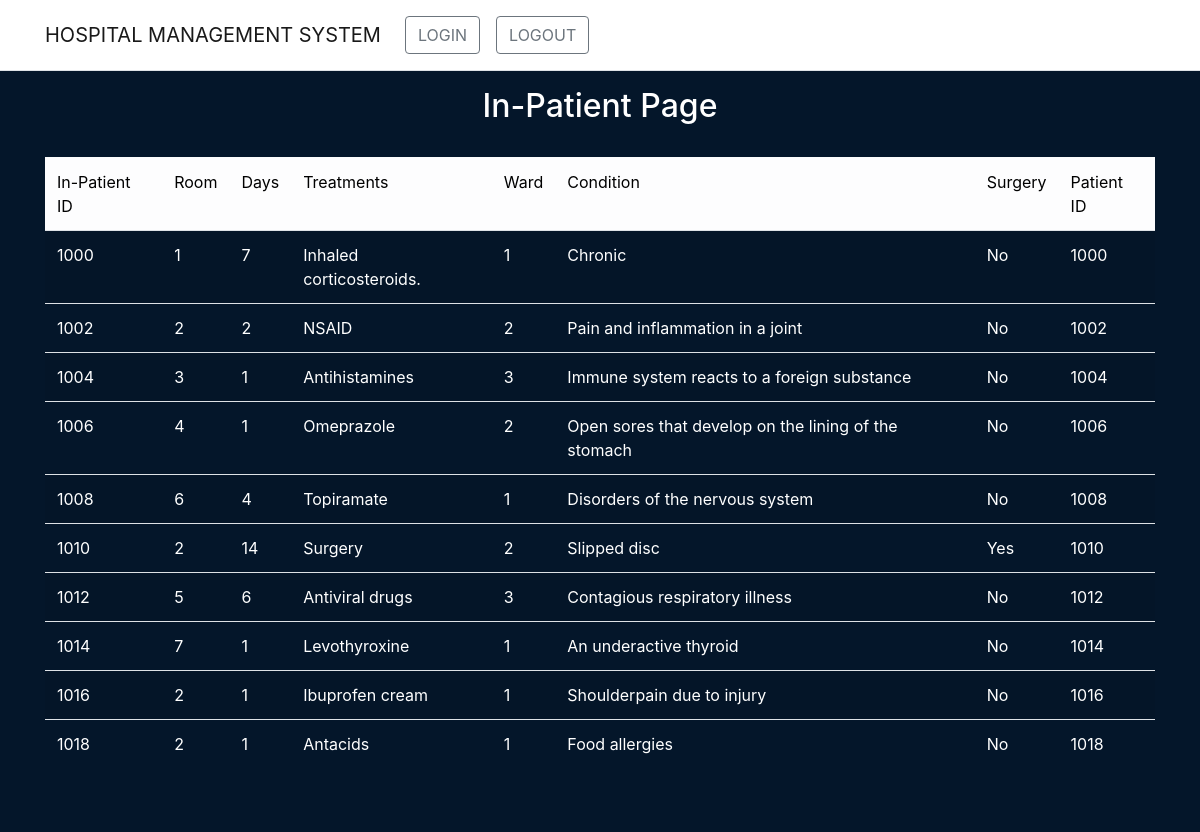
/Inpatientpage.php, run on the app's committed database.
### tables this page shows
CREATE TABLE "In_Patients" (
	"In_PatientID"	INTEGER NOT NULL,
	"Room"	VARCHAR(45) NOT NULL,
	"Days"	VARCHAR(45) NOT NULL,
	"Treatments"	VARCHAR(45) NOT NULL,
	"Ward"	VARCHAR(45) NOT NULL,
	"Condition"	VARCHAR(45) NOT NULL,
	"Surgery"	VARCHAR(45) NOT NULL,
	"PatientID"	TEXT NOT NULL,
	FOREIGN KEY("PatientID") REFERENCES "Patient"("PatientID"),
	PRIMARY KEY("In_PatientID")
);

### SQL/ViewInpatientSQL.php (called while the page is built)
<?php
function getInpatientDetails (){
$db = new SQLite3('Hospital.db');
$sql = "SELECT * FROM In_Patients";
$stmt = $db->prepare($sql);
$result = $stmt->execute() ;
while ($row = $result->fetchArray()){
$arrayResult [] = $row;
}
return $arrayResult;
}

### Inpatientpage.php (the view, shortened to what this page needs)
<?php require("NavBar.php");
include_once("SQL/viewInpatientSQL.php");
$user = getInpatientDetails();
?>
<div class="container bgColor">
    <main role="main" class="pb-5">
        <h2><FONT COLOR=white><center>In-Patient Page</center></h2>
        <br>
        <div class="row">
            <div class="col-12">
                <table class="table table-striped">
                    <thead class="table-light">
                        <td><FONT COLOR=black>In-Patient ID</td>
                        <td><FONT COLOR=black>Room</td>
                        <td><FONT COLOR=black>Days</td>
                        <td><FONT COLOR=black>Treatments</td>
                        <td><FONT COLOR=black>Ward</td>
                        <td><FONT COLOR=black>Condition</td>
                        <td><FONT COLOR=black>Surgery</td>
                        <td><FONT COLOR=black>Patient ID</td>
                    </thead>
                    <?php
                    for ($i = 0; $i < count($user); $i++) :
                    ?>
                        <tr>
                            <td><FONT COLOR=white><?php echo $user[$i]['In_PatientID'] ?></td>
                            <td><FONT COLOR=white><?php echo $user[$i]['Room'] ?></td>
                            <td><FONT COLOR=white><?php echo $user[$i]['Days'] ?></td>
                            <td><FONT COLOR=white><?php echo $user[$i]['Treatments'] ?></td>
                            <td><FONT COLOR=white><?php echo $user[$i]['Ward'] ?></td>
                            <td><FONT COLOR=white><?php echo $user[$i]['Condition'] ?></td>
                            <td><FONT COLOR=white><?php echo $user[$i]['Surgery'] ?></td>
                            <td><FONT COLOR=white><?php echo $user[$i]['PatientID'] ?></td>
                        </tr>
                    <?php endfor; ?>
                </table>
            </div>
        </div>
    </main>
</div>

### css/site.css (style rules this page uses)
html { position: relative; min-height: 100%; }
body { margin-bottom: 60px; }
.bgColor { background-color: #04162A; }
.container { min-height: 100%; }

### Inpatientpage.php (style rules this page uses)
body { background-color: #04162A; }

### data on the page
in_patients: In_PatientID "1000", Room "1", Days "7", Treatments "Inhaled corticosteroids.", Ward "1", Condition "Chronic", Surgery "No", PatientID "1000"
in_patients: In_PatientID "1002", Room "2", Days "2", Treatments "NSAID", Ward "2", Condition "Pain and inflammation in a joint", Surgery "No", PatientID "1002"
in_patients: In_PatientID "1004", Room "3", Days "1", Treatments "Antihistamines", Ward "3", Condition "Immune system reacts to a foreign substance", Surgery "No", PatientID "1004"
in_patients: In_PatientID "1006", Room "4", Days "1", Treatments "Omeprazole", Ward "2", Condition "Open sores that develop on the lining of the stomach", Surgery "No", PatientID "1006"
in_patients: In_PatientID "1008", Room "6", Days "4", Treatments "Topiramate", Ward "1", Condition "Disorders of the nervous system", Surgery "No", PatientID "1008"
in_patients: In_PatientID "1010", Room "2", Days "14", Treatments "Surgery", Ward "2", Condition "Slipped disc", Surgery "Yes", PatientID "1010"
in_patients: In_PatientID "1012", Room "5", Days "6", Treatments "Antiviral drugs", Ward "3", Condition "Contagious respiratory illness", Surgery "No", PatientID "1012"
in_patients: In_PatientID "1014", Room "7", Days "1", Treatments "Levothyroxine", Ward "1", Condition "An underactive thyroid", Surgery "No", PatientID "1014"
in_patients: In_PatientID "1016", Room "2", Days "1", Treatments "Ibuprofen cream", Ward "1", Condition "Shoulderpain due to injury", Surgery "No", PatientID "1016"
in_patients: In_PatientID "1018", Room "2", Days "1", Treatments "Antacids", Ward "1", Condition "Food allergies", Surgery "No", PatientID "1018"
